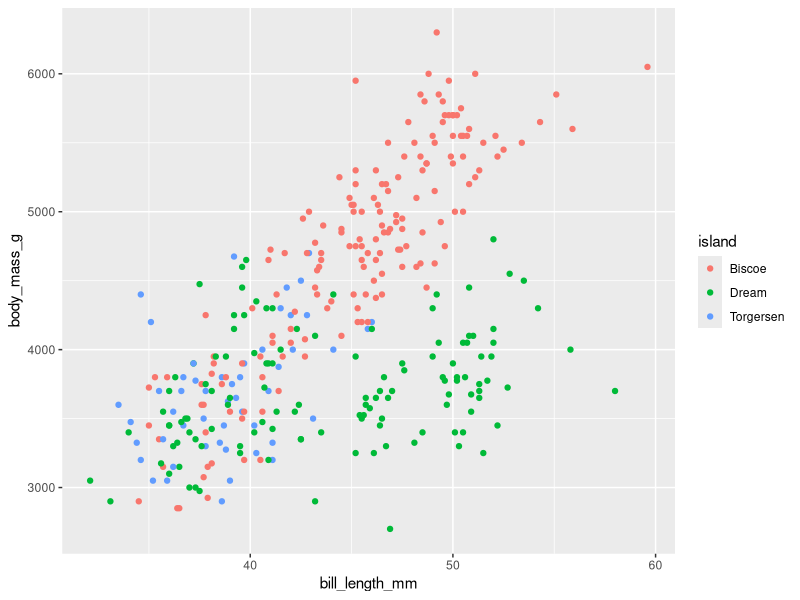
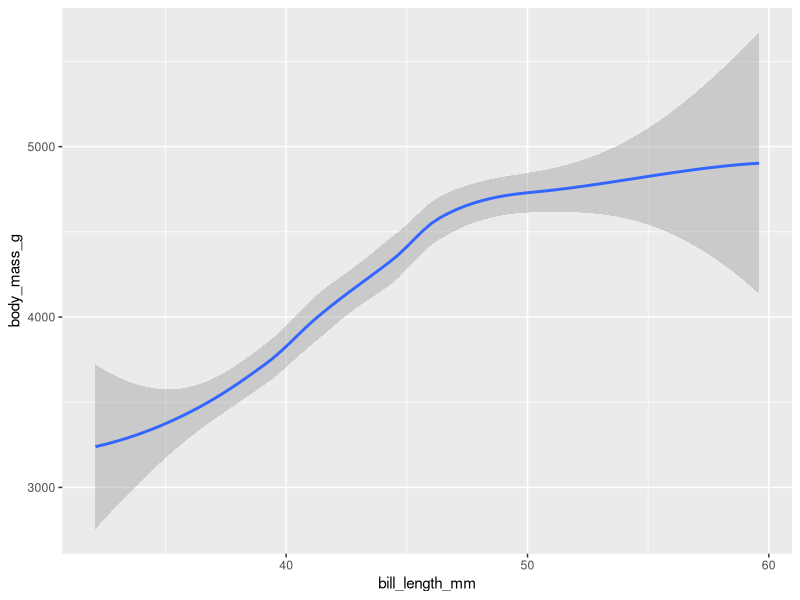
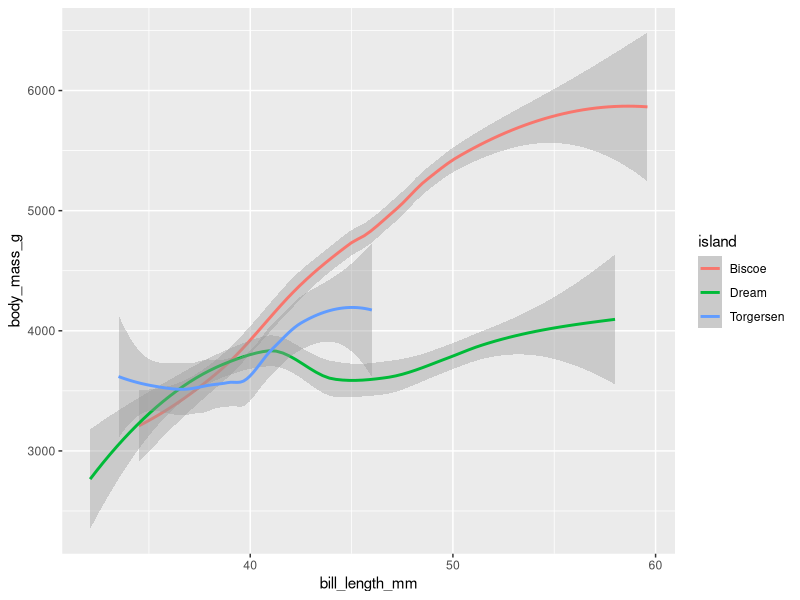
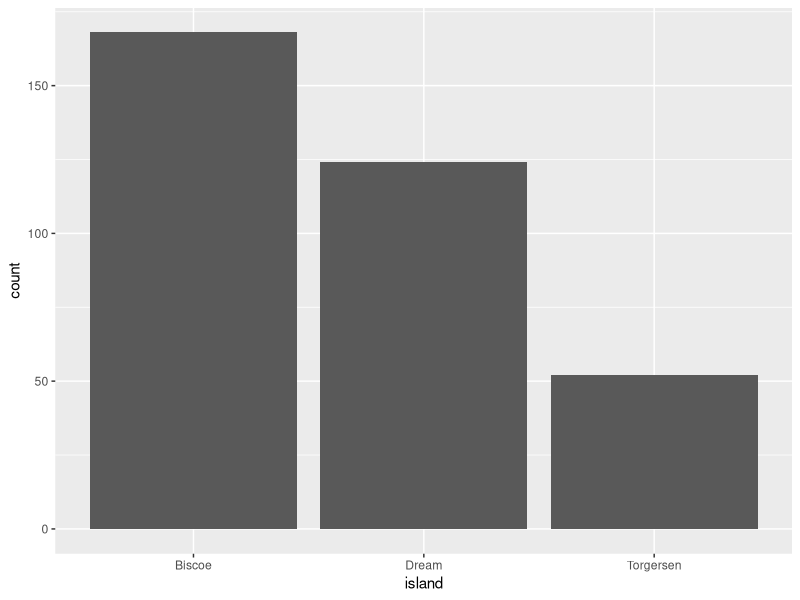
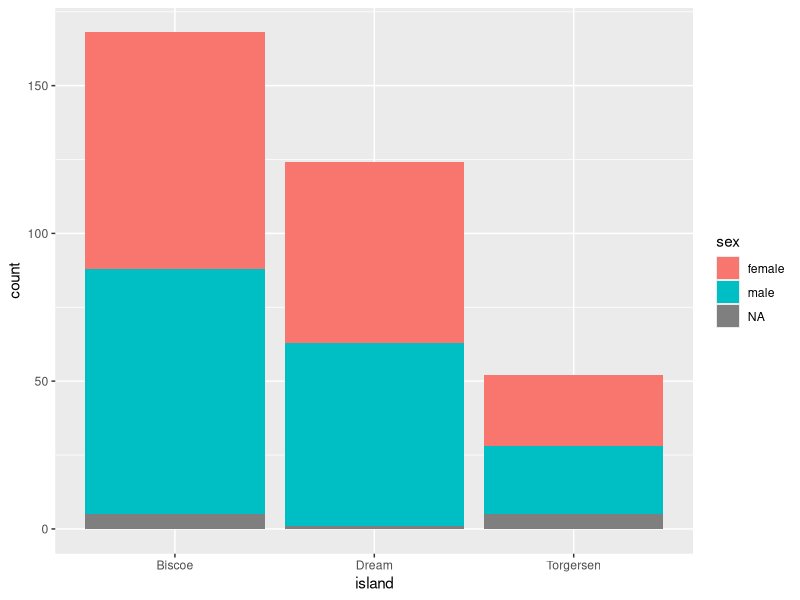
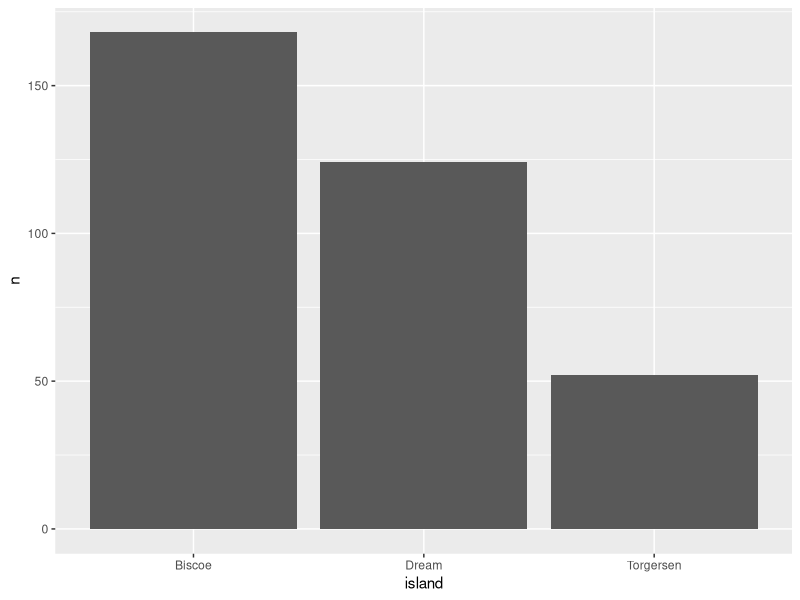
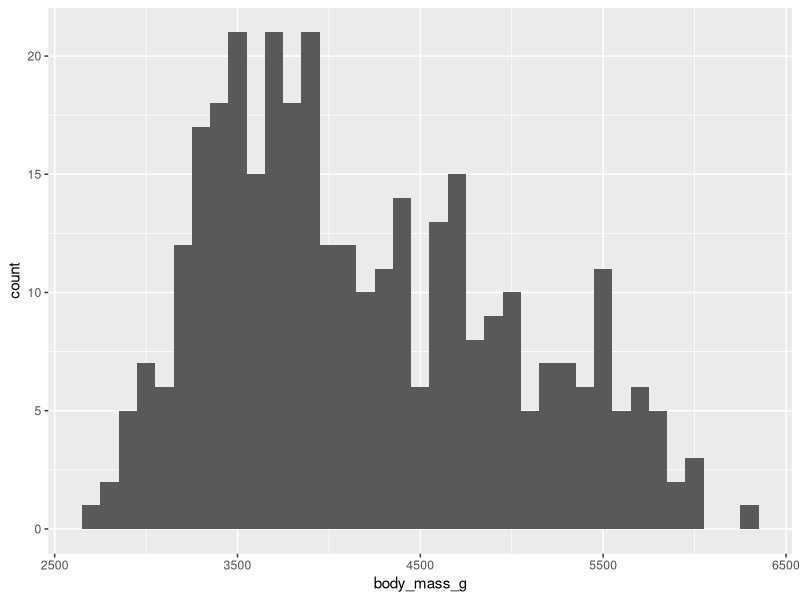
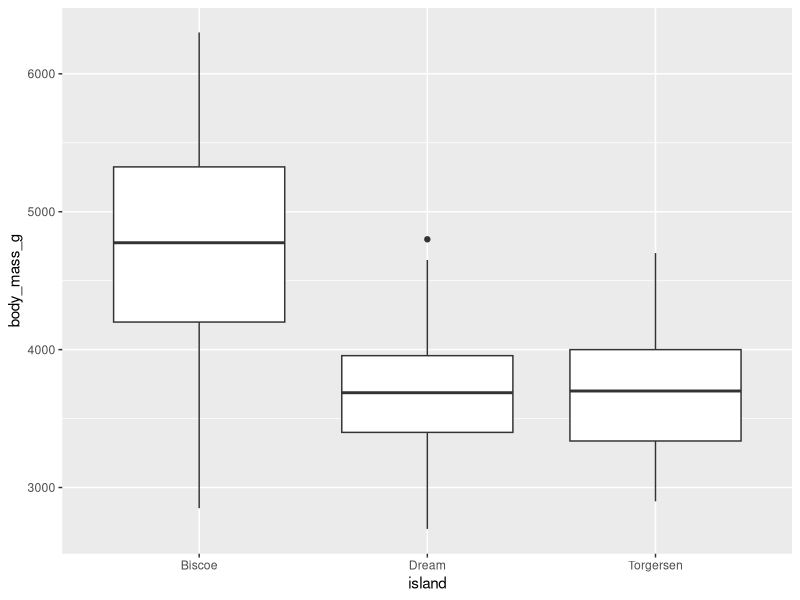

Write the R code that produced these figures, in order.
## ---- chunk 1
knitr::opts_chunk$set(echo = TRUE)
library(palmerpenguins)
library(tidyverse)
library(knitr)
## ---- chunk 2
library(ggplot2)
library(palmerpenguins)
## ---- chunk 3
ggplot(data = penguins, 
       mapping = aes(x = bill_length_mm, y = body_mass_g, color = island)) +
  geom_point()
## ---- chunk 4
ggplot(data = penguins, 
       mapping = aes(x = bill_length_mm, y = body_mass_g)) +
  geom_smooth()
## ---- chunk 5
ggplot(data = penguins, 
       mapping = aes(x = bill_length_mm, y = body_mass_g, color = island)) +
  geom_smooth()
## ---- chunk 6
ggplot(data = penguins, mapping = aes(x = island)) +
  geom_bar()
## ---- chunk 7
ggplot(data = penguins, mapping = aes(x = island, fill = sex)) +
  geom_bar()
## ---- chunk 8
penguins_sum <- penguins %>%
  count(island)

penguins_sum
## ---- chunk 9
ggplot(data = penguins_sum, mapping = aes(x = island, y = n)) +
  geom_col()
## ---- chunk 10
ggplot(data = penguins, mapping = aes(x = body_mass_g)) +
  geom_histogram(binwidth = 100)
## ---- chunk 11
ggplot(data = penguins, mapping  = aes(x = island, y = body_mass_g)) +
  geom_boxplot()
## ---- chunk 12
ggplot(data = penguins, mapping = aes(x = bill_length_mm, y = bill_depth_mm, color = sex)) +
  geom_point(alpha = 0.7)
## ---- chunk 13
ggplot(data = penguins, mapping = aes(x = bill_length_mm, y = bill_depth_mm, color = sex)) +
  geom_point(alpha = 0.7) +
  facet_wrap(~species)
## ---- chunk 14
library(knitr)
## ---- chunk 15
penguin_sum <- penguins %>%
  group_by(island, year) %>%
  summarise(mean_body_mass_g = mean(body_mass_g, na.rm = TRUE))
## ---- chunk 16
penguin_sum
## ---- chunk 17
kable(x = penguin_sum, 
      format = "html",
      col.names = c("Island", "Year", "Mean Body Mass (g)"),
      caption = "Mean body mass of penguins on different islands over time")
## ---- chunk 18
install.packages("kableExtra")
library(kableExtra)
## ---- chunk 19
kable(x=penguin_sum, col.names = c("Island", "Year", "Mean Body Mass (g)"),
      caption = "Mean body mass of penguins on different islands over time") %>%
  kable_styling()
## ---- chunk 20
kable(x=penguin_sum, col.names = c("Island", "Year", "Mean Body Mass (g)"),
      caption = "Mean body mass of penguins on different islands over time") %>%
   kable_classic(full_width = FALSE, html_font = "Cambria", font_size=16)
## ---- chunk 21
kable(x=penguin_sum, col.names = c("Island", "Year", "Mean Body Mass (g)"),
      caption = "Mean body mass of penguins on different islands over time") %>%
   kable_material_dark(html_font = "Cambria")
